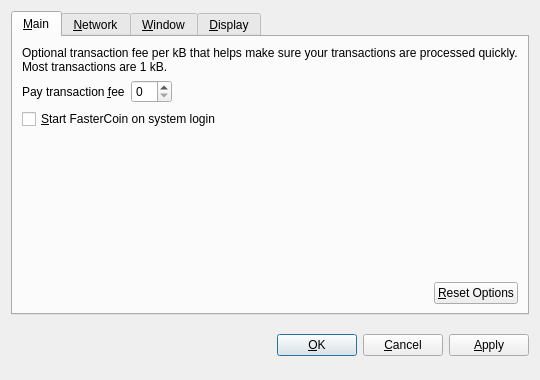
<?xml version="1.0" encoding="UTF-8"?>
<ui version="4.0">
 <class>OptionsDialog</class>
 <widget class="QDialog" name="OptionsDialog">
  <property name="geometry">
   <rect>
    <x>0</x>
    <y>0</y>
    <width>540</width>
    <height>380</height>
   </rect>
  </property>
  <property name="windowTitle">
   <string>Options</string>
  </property>
  <property name="modal">
   <bool>true</bool>
  </property>
  <layout class="QVBoxLayout" name="verticalLayout">
   <item>
    <widget class="QTabWidget" name="tabWidget">
     <property name="tabPosition">
      <enum>QTabWidget::North</enum>
     </property>
     <property name="currentIndex">
      <number>0</number>
     </property>
     <widget class="QWidget" name="tabMain">
      <attribute name="title">
       <string>&amp;Main</string>
      </attribute>
      <layout class="QVBoxLayout" name="verticalLayout_Main">
       <item>
        <widget class="QLabel" name="transactionFeeInfoLabel">
         <property name="text">
          <string>Optional transaction fee per kB that helps make sure your transactions are processed quickly. Most transactions are 1 kB.</string>
         </property>
         <property name="textFormat">
          <enum>Qt::PlainText</enum>
         </property>
         <property name="wordWrap">
          <bool>true</bool>
         </property>
        </widget>
       </item>
       <item>
        <layout class="QHBoxLayout" name="horizontalLayout_1_Main">
         <item>
          <widget class="QLabel" name="transactionFeeLabel">
           <property name="text">
            <string>Pay transaction &amp;fee</string>
           </property>
           <property name="textFormat">
            <enum>Qt::PlainText</enum>
           </property>
           <property name="buddy">
            <cstring>transactionFee</cstring>
           </property>
          </widget>
         </item>
         <item>
          <widget class="BitcoinAmountField" name="transactionFee"/>
         </item>
         <item>
          <spacer name="horizontalSpacer_1_Main">
           <property name="orientation">
            <enum>Qt::Horizontal</enum>
           </property>
           <property name="sizeHint" stdset="0">
            <size>
             <width>40</width>
             <height>20</height>
            </size>
           </property>
          </spacer>
         </item>
        </layout>
       </item>
       <item>
        <widget class="QCheckBox" name="bitcoinAtStartup">
         <property name="toolTip">
          <string>Automatically start FasterCoin after logging in to the system.</string>
         </property>
         <property name="text">
          <string>&amp;Start FasterCoin on system login</string>
         </property>
        </widget>
       </item>
       <item>
        <spacer name="verticalSpacer_Main">
         <property name="orientation">
          <enum>Qt::Vertical</enum>
         </property>
         <property name="sizeHint" stdset="0">
          <size>
           <width>20</width>
           <height>40</height>
          </size>
         </property>
        </spacer>
       </item>
       <item>
        <layout class="QHBoxLayout" name="horizontalLayout_2_Main">
         <item>
          <spacer name="horizontalSpacer_2_Main">
           <property name="orientation">
            <enum>Qt::Horizontal</enum>
           </property>
           <property name="sizeHint" stdset="0">
            <size>
             <width>40</width>
             <height>20</height>
            </size>
           </property>
          </spacer>
         </item>
         <item>
          <widget class="QPushButton" name="resetButton">
           <property name="toolTip">
            <string>Reset all client options to default.</string>
           </property>
           <property name="text">
            <string>&amp;Reset Options</string>
           </property>
           <property name="autoDefault">
            <bool>false</bool>
           </property>
          </widget>
         </item>
        </layout>
       </item>
      </layout>
     </widget>
     <widget class="QWidget" name="tabNetwork">
      <attribute name="title">
       <string>&amp;Network</string>
      </attribute>
      <layout class="QVBoxLayout" name="verticalLayout_Network">
       <item>
        <widget class="QCheckBox" name="mapPortUpnp">
         <property name="toolTip">
          <string>Automatically open the FasterCoin client port on the router. This only works when your router supports UPnP and it is enabled.</string>
         </property>
         <property name="text">
          <string>Map port using &amp;UPnP</string>
         </property>
        </widget>
       </item>
       <item>
        <widget class="QCheckBox" name="connectSocks">
         <property name="toolTip">
          <string>Connect to the FasterCoin network through a SOCKS proxy (e.g. when connecting through Tor).</string>
         </property>
         <property name="text">
          <string>&amp;Connect through SOCKS proxy:</string>
         </property>
        </widget>
       </item>
       <item>
        <layout class="QHBoxLayout" name="horizontalLayout_Network">
         <item>
          <widget class="QLabel" name="proxyIpLabel">
           <property name="text">
            <string>Proxy &amp;IP:</string>
           </property>
           <property name="textFormat">
            <enum>Qt::PlainText</enum>
           </property>
           <property name="buddy">
            <cstring>proxyIp</cstring>
           </property>
          </widget>
         </item>
         <item>
          <widget class="QValidatedLineEdit" name="proxyIp">
           <property name="maximumSize">
            <size>
             <width>140</width>
             <height>16777215</height>
            </size>
           </property>
           <property name="toolTip">
            <string>IP address of the proxy (e.g. 127.0.0.1)</string>
           </property>
          </widget>
         </item>
         <item>
          <widget class="QLabel" name="proxyPortLabel">
           <property name="text">
            <string>&amp;Port:</string>
           </property>
           <property name="textFormat">
            <enum>Qt::PlainText</enum>
           </property>
           <property name="buddy">
            <cstring>proxyPort</cstring>
           </property>
          </widget>
         </item>
         <item>
          <widget class="QLineEdit" name="proxyPort">
           <property name="maximumSize">
            <size>
             <width>55</width>
             <height>16777215</height>
            </size>
           </property>
           <property name="toolTip">
            <string>Port of the proxy (e.g. 9050)</string>
           </property>
          </widget>
         </item>
         <item>
          <widget class="QLabel" name="socksVersionLabel">
           <property name="text">
            <string>SOCKS &amp;Version:</string>
           </property>
           <property name="textFormat">
            <enum>Qt::PlainText</enum>
           </property>
           <property name="buddy">
            <cstring>socksVersion</cstring>
           </property>
          </widget>
         </item>
         <item>
          <widget class="QValueComboBox" name="socksVersion">
           <property name="toolTip">
            <string>SOCKS version of the proxy (e.g. 5)</string>
           </property>
          </widget>
         </item>
         <item>
          <spacer name="horizontalSpacer_Network">
           <property name="orientation">
            <enum>Qt::Horizontal</enum>
           </property>
           <property name="sizeHint" stdset="0">
            <size>
             <width>40</width>
             <height>20</height>
            </size>
           </property>
          </spacer>
         </item>
        </layout>
       </item>
       <item>
        <spacer name="verticalSpacer_Network">
         <property name="orientation">
          <enum>Qt::Vertical</enum>
         </property>
         <property name="sizeHint" stdset="0">
          <size>
           <width>20</width>
           <height>40</height>
          </size>
         </property>
        </spacer>
       </item>
      </layout>
     </widget>
     <widget class="QWidget" name="tabWindow">
      <attribute name="title">
       <string>&amp;Window</string>
      </attribute>
      <layout class="QVBoxLayout" name="verticalLayout_Window">
       <item>
        <widget class="QCheckBox" name="minimizeToTray">
         <property name="toolTip">
          <string>Show only a tray icon after minimizing the window.</string>
         </property>
         <property name="text">
          <string>&amp;Minimize to the tray instead of the taskbar</string>
         </property>
        </widget>
       </item>
       <item>
        <widget class="QCheckBox" name="minimizeOnClose">
         <property name="toolTip">
          <string>Minimize instead of exit the application when the window is closed. When this option is enabled, the application will be closed only after selecting Quit in the menu.</string>
         </property>
         <property name="text">
          <string>M&amp;inimize on close</string>
         </property>
        </widget>
       </item>
       <item>
        <spacer name="verticalSpacer_Window">
         <property name="orientation">
          <enum>Qt::Vertical</enum>
         </property>
         <property name="sizeHint" stdset="0">
          <size>
           <width>20</width>
           <height>40</height>
          </size>
         </property>
        </spacer>
       </item>
      </layout>
     </widget>
     <widget class="QWidget" name="tabDisplay">
      <attribute name="title">
       <string>&amp;Display</string>
      </attribute>
      <layout class="QVBoxLayout" name="verticalLayout_Display">
       <item>
        <layout class="QHBoxLayout" name="horizontalLayout_1_Display">
         <item>
          <widget class="QLabel" name="langLabel">
           <property name="text">
            <string>User Interface &amp;language:</string>
           </property>
           <property name="textFormat">
            <enum>Qt::PlainText</enum>
           </property>
           <property name="buddy">
            <cstring>lang</cstring>
           </property>
          </widget>
         </item>
         <item>
          <widget class="QValueComboBox" name="lang">
           <property name="toolTip">
            <string>The user interface language can be set here. This setting will take effect after restarting FasterCoin.</string>
           </property>
          </widget>
         </item>
        </layout>
       </item>
       <item>
        <layout class="QHBoxLayout" name="horizontalLayout_2_Display">
         <item>
          <widget class="QLabel" name="unitLabel">
           <property name="text">
            <string>&amp;Unit to show amounts in:</string>
           </property>
           <property name="textFormat">
            <enum>Qt::PlainText</enum>
           </property>
           <property name="buddy">
            <cstring>unit</cstring>
           </property>
          </widget>
         </item>
         <item>
          <widget class="QValueComboBox" name="unit">
           <property name="toolTip">
            <string>Choose the default subdivision unit to show in the interface and when sending coins.</string>
           </property>
          </widget>
         </item>
        </layout>
       </item>
       <item>
        <widget class="QCheckBox" name="displayAddresses">
         <property name="toolTip">
          <string>Whether to show FasterCoin addresses in the transaction list or not.</string>
         </property>
         <property name="text">
          <string>&amp;Display addresses in transaction list</string>
         </property>
        </widget>
       </item>
       <item>
        <spacer name="verticalSpacer_Display">
         <property name="orientation">
          <enum>Qt::Vertical</enum>
         </property>
         <property name="sizeHint" stdset="0">
          <size>
           <width>20</width>
           <height>40</height>
          </size>
         </property>
        </spacer>
       </item>
      </layout>
     </widget>
    </widget>
   </item>
   <item>
    <layout class="QHBoxLayout" name="horizontalLayout_Buttons">
     <item>
      <spacer name="horizontalSpacer_1">
       <property name="orientation">
        <enum>Qt::Horizontal</enum>
       </property>
       <property name="sizeHint" stdset="0">
        <size>
         <width>40</width>
         <height>48</height>
        </size>
       </property>
      </spacer>
     </item>
     <item>
      <widget class="QLabel" name="statusLabel">
       <property name="font">
        <font>
         <weight>75</weight>
         <bold>true</bold>
        </font>
       </property>
       <property name="text">
        <string/>
       </property>
       <property name="textFormat">
        <enum>Qt::PlainText</enum>
       </property>
       <property name="wordWrap">
        <bool>true</bool>
       </property>
      </widget>
     </item>
     <item>
      <spacer name="horizontalSpacer_2">
       <property name="orientation">
        <enum>Qt::Horizontal</enum>
       </property>
       <property name="sizeHint" stdset="0">
        <size>
         <width>40</width>
         <height>48</height>
        </size>
       </property>
      </spacer>
     </item>
     <item>
      <widget class="QPushButton" name="okButton">
       <property name="text">
        <string>&amp;OK</string>
       </property>
      </widget>
     </item>
     <item>
      <widget class="QPushButton" name="cancelButton">
       <property name="text">
        <string>&amp;Cancel</string>
       </property>
       <property name="autoDefault">
        <bool>false</bool>
       </property>
      </widget>
     </item>
     <item>
      <widget class="QPushButton" name="applyButton">
       <property name="text">
        <string>&amp;Apply</string>
       </property>
       <property name="autoDefault">
        <bool>false</bool>
       </property>
      </widget>
     </item>
    </layout>
   </item>
  </layout>
 </widget>
 <customwidgets>
  <customwidget>
   <class>BitcoinAmountField</class>
   <extends>QSpinBox</extends>
   <header>bitcoinamountfield.h</header>
  </customwidget>
  <customwidget>
   <class>QValueComboBox</class>
   <extends>QComboBox</extends>
   <header>qvaluecombobox.h</header>
  </customwidget>
  <customwidget>
   <class>QValidatedLineEdit</class>
   <extends>QLineEdit</extends>
   <header>qvalidatedlineedit.h</header>
  </customwidget>
 </customwidgets>
 <resources/>
 <connections/>
</ui>
